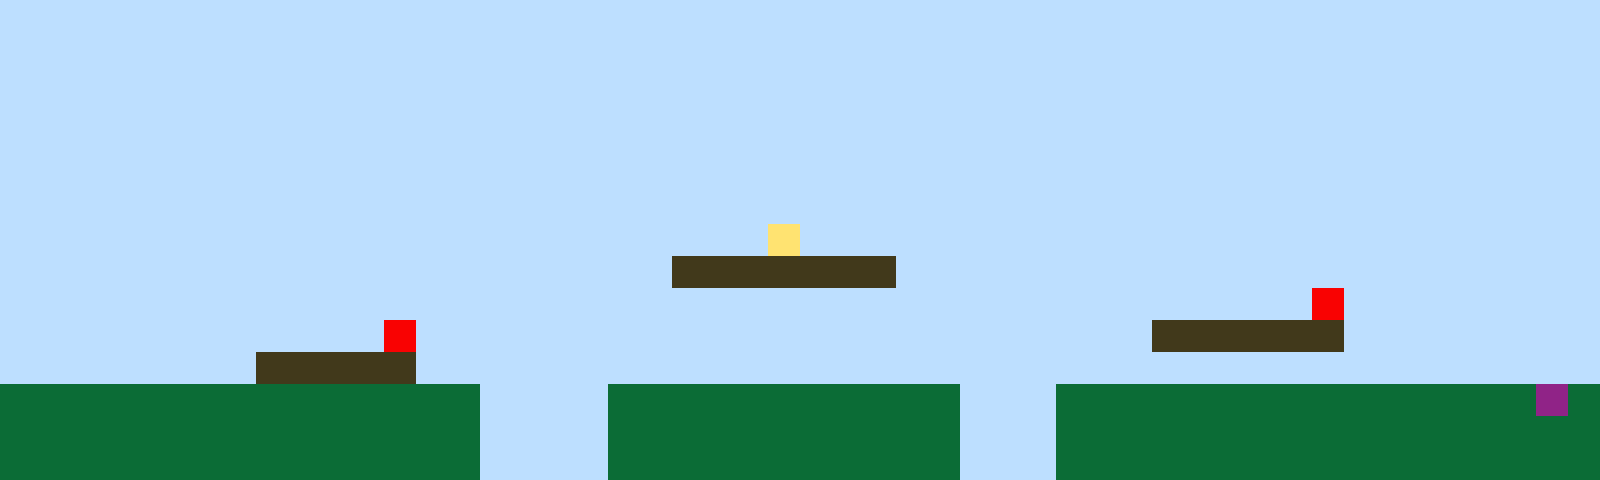

This is a level from a 2D game, rendered from its Tiled map with the project's own tilesets. A one-line summary and the complete map file follow:
An orthogonal 50x15 tile map with 32x32 px tiles, 1 tile layer (Tile Layer 1).

<map version="1.10" tiledversion="1.11.2" orientation="orthogonal" renderorder="right-up" width="50" height="15" tilewidth="32" tileheight="32" infinite="0" nextlayerid="2" nextobjectid="1"><editorsettings><export target="map1.csv" format="csv" /></editorsettings><tileset firstgid="1" name="sprites" tilewidth="32" tileheight="32" tilecount="6" columns="3"><image source="sprites.png" width="96" height="64" /></tileset><layer id="1" name="Tile Layer 1" width="50" height="15"><data encoding="csv">1,1,1,1,1,1,1,1,1,1,1,1,1,1,1,1,1,1,1,1,1,1,1,1,1,1,1,1,1,1,1,1,1,1,1,1,1,1,1,1,1,1,1,1,1,1,1,1,1,1,1,1,1,1,1,1,1,1,1,1,1,1,1,1,1,1,1,1,1,1,1,1,1,1,1,1,1,1,1,1,1,1,1,1,1,1,1,1,1,1,1,1,1,1,1,1,1,1,1,1,1,1,1,1,1,1,1,1,1,1,1,1,1,1,1,1,1,1,1,1,1,1,1,1,1,1,1,1,1,1,1,1,1,1,1,1,1,1,1,1,1,1,1,1,1,1,1,1,1,1,1,1,1,1,1,1,1,1,1,1,1,1,1,1,1,1,1,1,1,1,1,1,1,1,1,1,1,1,1,1,1,1,1,1,1,1,1,1,1,1,1,1,1,1,1,1,1,1,1,1,1,1,1,1,1,1,1,1,1,1,1,1,1,1,1,1,1,1,1,1,1,1,1,1,1,1,1,1,1,1,1,1,1,1,1,1,1,1,1,1,1,1,1,1,1,1,1,1,1,1,1,1,1,1,1,1,1,1,1,1,1,1,1,1,1,1,1,1,1,1,1,1,1,1,1,1,1,1,1,1,1,1,1,1,1,1,1,1,1,1,1,1,1,1,1,1,1,1,1,1,1,1,1,1,1,1,1,1,1,1,1,1,1,1,1,1,1,1,1,1,1,1,1,1,1,1,1,1,1,1,1,1,1,1,1,1,1,1,1,1,1,1,1,1,1,1,1,1,1,1,1,1,1,1,1,1,1,1,1,1,1,1,1,1,1,1,1,1,1,1,1,1,1,1,4,1,1,1,1,1,1,1,1,1,1,1,1,1,1,1,1,1,1,1,1,1,1,1,1,1,1,1,1,1,1,1,1,1,1,1,1,1,1,1,1,1,1,1,1,1,1,3,3,3,3,3,3,3,1,1,1,1,1,1,1,1,1,1,1,1,1,1,1,1,1,1,1,1,1,1,1,1,1,1,1,1,1,1,1,1,1,1,1,1,1,1,1,1,1,1,1,1,1,1,1,1,1,1,1,1,1,1,1,1,1,1,1,1,1,1,1,5,1,1,1,1,1,1,1,1,1,1,1,1,1,1,1,1,1,1,1,1,5,1,1,1,1,1,1,1,1,1,1,1,1,1,1,1,1,1,1,1,1,1,1,1,3,3,3,3,3,3,1,1,1,1,1,1,1,1,1,1,1,1,1,1,1,1,3,3,3,3,3,1,1,1,1,1,1,1,1,1,1,1,1,1,1,1,1,1,1,1,1,1,1,1,1,1,1,1,1,1,1,1,1,1,1,1,1,1,2,2,2,2,2,2,2,2,2,2,2,2,2,2,2,1,1,1,1,2,2,2,2,2,2,2,2,2,2,2,1,1,1,2,2,2,2,2,2,2,2,2,2,2,2,2,2,2,6,2,2,2,2,2,2,2,2,2,2,2,2,2,2,2,2,1,1,1,1,2,2,2,2,2,2,2,2,2,2,2,1,1,1,2,2,2,2,2,2,2,2,2,2,2,2,2,2,2,2,2,2,2,2,2,2,2,2,2,2,2,2,2,2,2,2,1,1,1,1,2,2,2,2,2,2,2,2,2,2,2,1,1,1,2,2,2,2,2,2,2,2,2,2,2,2,2,2,2,2,2</data></layer></map>
